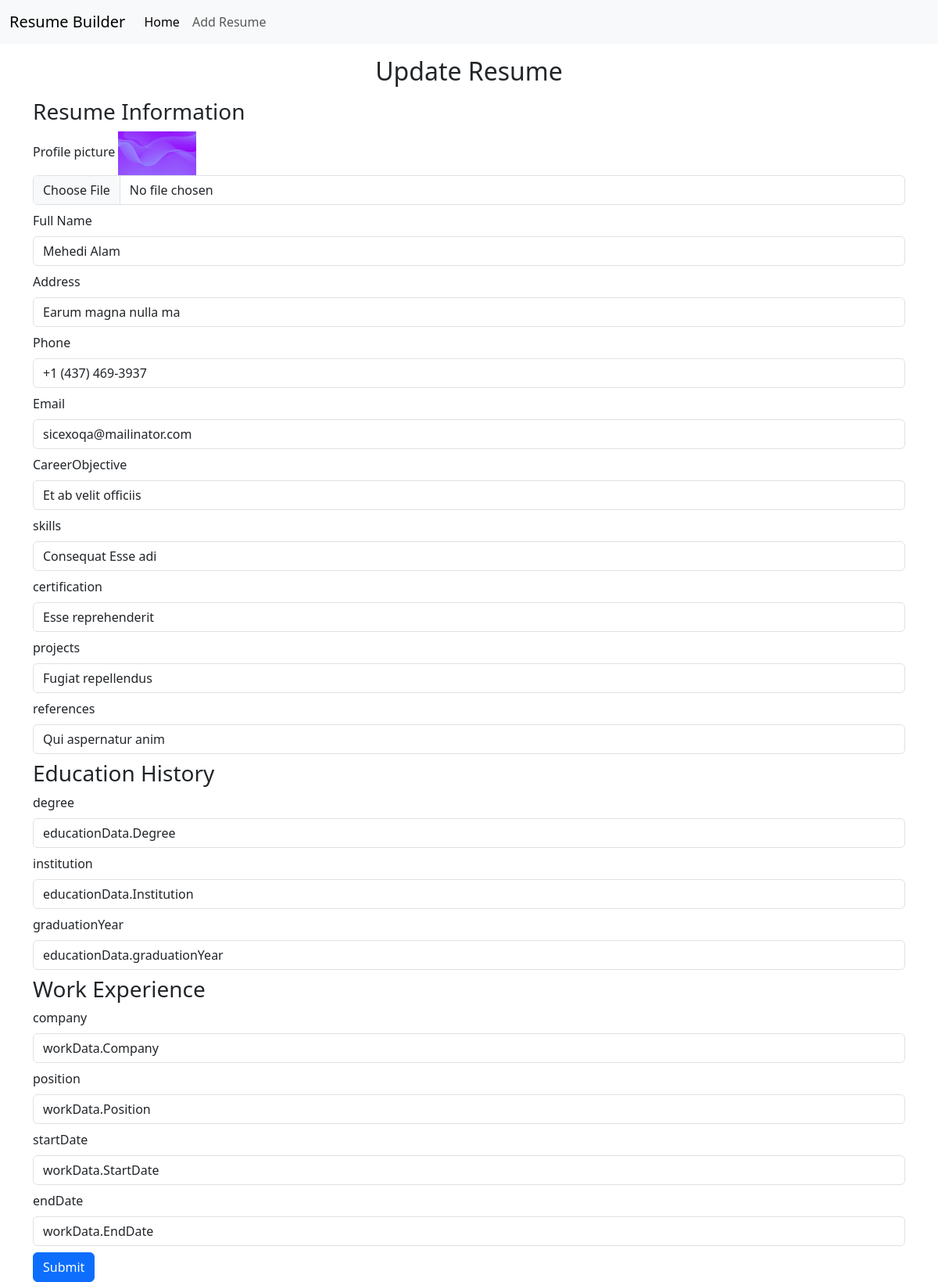
Page /editResume/6 on the committed database.
### resumeApp/models.py (models this page shows)
class resumeModel(models.Model):
    ProfilePicture=models.ImageField(upload_to='static/profilePicture')
    FullName=models.CharField(max_length=100)
    Address=models.CharField(max_length=100)
    Phone=models.CharField(max_length=100)
    Email=models.CharField(max_length=100)
    CareerObjective=models.TextField()
    Skills=models.CharField(max_length=100)
    Certification=models.CharField(max_length=100)
    Projects=models.CharField(max_length=100)
    References=models.CharField(max_length=100)

### resumeProject/views.py (the view)
# urls.py: path('editResume/<str:myid>', editResume, name='editResume'),
def editResume(request,myid):
    resumeData=resumeModel.objects.get(id=myid)
    educationData=educationModel.objects.get(id=myid)
    workData=workModel.objects.get(id=myid)
    resumeDic={
        'resumeData':resumeData,
        'educationData':educationData,
        'workData':workData,
    }
    return render(request, 'editResume.html',resumeDic)

### template/editResume.html (shortened to what this page needs)
{% extends 'master.html' %}
{% block content %}
<div class="container">
    <h2 class="text-center my-3">Update Resume</h2>
    <form action="{% url 'updateResume' %}" method="POST" enctype="multipart/form-data">
        <h3>Resume Information</h3>
        <div class="mb-2">
            <label for="profilePicture" class="form-label">Profile picture</label>
            {% if resumeData.ProfilePicture %}
            <img src="{{ resumeData.ProfilePicture.url }}" width="100px" alt="">
            {% endif %}
            <input type="file" class="form-control" id="profilePicture" name="profilePicture">
        </div>
        <div class="mb-2">
            <label for="fullName" class="form-label">Full Name</label>
            <input type="text" class="form-control" id="fullName" name="fullName" value="{{resumeData.FullName}}">
        </div>
        <div class="mb-2">
            <label for="address" class="form-label">Address</label>
            <input type="text" class="form-control" value="{{resumeData.Address}}" id="address" name="address">
        </div>
        <div class="mb-2">
            <label for="phone" class="form-label">Phone</label>
            <input type="text" value="{{resumeData.Phone}}" class="form-control" id="phone" name="phone">
        </div>
        <div class="mb-2">
            <label for="exampleInputEmail1" class="form-label">Email</label>
            <input type="email" value="{{resumeData.Email}}" class="form-control" id="exampleInputEmail1" name="email">
        </div>
        <div class="mb-2">
            <label for="careerObjective" class="form-label">CareerObjective</label>
            <input type="text" class="form-control" id="careerObjective" value="{{resumeData.CareerObjective}}" name="careerObjective">
        </div>
        <div class="mb-2">
            <label for="skills" class="form-label">skills</label>
            <input type="text" class="form-control" value="{{resumeData.Skills}}" id="skills" name="skills">
        </div>
        <div class="mb-2">
            <label for="certification" class="form-label">certification</label>
            <input type="text" value="{{resumeData.Certification}}" class="form-control" id="certification" name="certification">
        </div>
        <div class="mb-2">
            <label for="projects" class="form-label">projects</label>
            <input type="text" value="{{resumeData.Projects}}" class="form-control" id="projects" name="projects">
        </div>
        <div class="mb-2">
            <label for="references" class="form-label">references</label>
            <input type="text" value="{{resumeData.References}}" class="form-control" id="references" name="references">
        </div>
        <h3>Education History</h3>
        <div class="mb-2">
            <label for="degree" class="form-label">degree</label>
            <input type="text" value="educationData.Degree" class="form-control" id="degree" name="degree">
        </div>
        <div class="mb-2">
            <label for="institution" class="form-label">institution</label>
            <input type="text" class="form-control" value="educationData.Institution" id="institution" name="institution">
        </div>
        <div class="mb-2">
            <label for="graduationYear" class="form-label">graduationYear</label>
            <input type="text" class="form-control" id="graduationYear" value="educationData.graduationYear" name="graduationYear">
        </div>
        <h3>Work Experience</h3>
        <div class="mb-2">
            <label for="company" class="form-label">company</label>
            <input type="text" class="form-control" value="workData.Company" id="company" name="company">
        </div>
        <div class="mb-2">
            <label for="position" class="form-label">position</label>
            <input type="text" class="form-control" value="workData.Position" id="position" name="position">
        </div>
        <div class="mb-2">
            <label for="startDate" class="form-label">startDate</label>
            <input type="text" class="form-control" value="workData.StartDate" id="startDate" name="startDate">
        </div>
        <div class="mb-2">
            <label for="endDate" class="form-label">endDate</label>
            <input type="text" class="form-control" value="workData.EndDate" id="endDate" name="endDate">
        </div>
        <button type="submit" class="btn btn-primary">Submit</button>
    </form>
</div>
{% endblock content %}

### rows in the picture
resumeModel: ProfilePicture (picture), fullName "Mehedi Alam", address "Earum magna nulla ma", phone "+1 (437) 469-3937", email "sicexoqa@mailinator.com", careerObjective "Et ab velit officiis", skills "Consequat Esse adi", certification "Esse reprehenderit", projects "Fugiat repellendus", references "Qui aspernatur anim"
